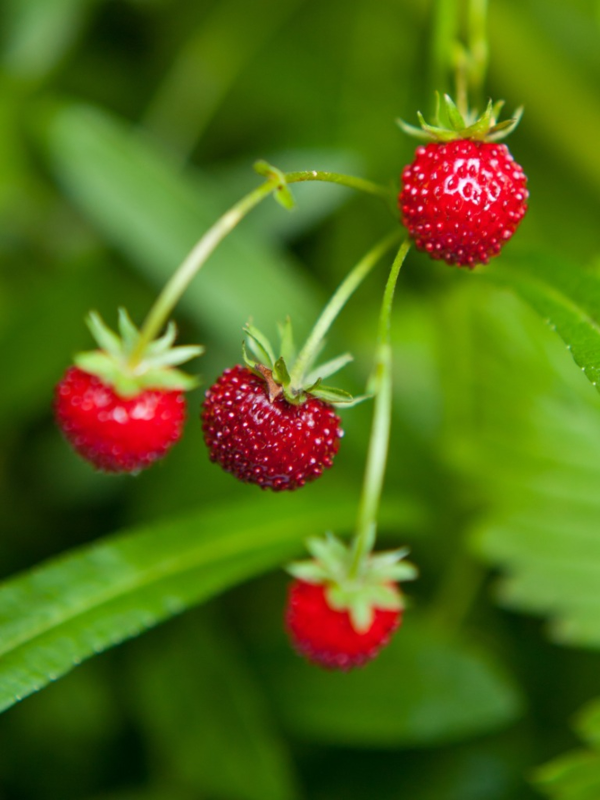
#> input picture straw2.jpeg, 1200 x 1600 px, found by its file name (shown at 1/2 size)
$ python test.py
#> lines starting #> are read from the running program, lines starting #| are printed output that depends on the picture; after the words box and inside, x2 and y2 are one past the last pixel; in counts of white or black regions, pixels touching at a corner belong together
#> in main, image is the input picture: shape (1600, 1200, 3); mean B, G, R 21.6, 105.1, 81.6
import cv2
import numpy as np
import matplotlib.pyplot as plt
from random import randint

def kmeans(data, k, max_iterations=100, tolerance=1e-4):
    """
    Performs K-Means clustering on the given data with k-means++ initialization.
    """
#> called with data = array of shape (1920000, 3), k = 6, max_iterations = 100, tolerance = 0.0001
    # Initialize first centroid randomly
    centroids = [data[randint(0, data.shape[0] - 1)]]
#> centroids = [[33, 78, 9]]

    # Initialize other centroids using k-means++ initialization
    for _ in range(k - 1):
        distances = np.sqrt(((data - np.array(centroids)[:, np.newaxis])**2).sum(axis=2))
        min_distances = np.min(distances, axis=0)
        probabilities = min_distances / min_distances.sum()
        centroids.append(data[np.random.choice(data.shape[0], p=probabilities)])
#> after the loop, centroids = [[33, 78, 9], [98, 128, 14], [116, 175, 46], [174, 1, 21], [185, 224, 157], [50, 95, 0]]

    centroids = np.array(centroids)

    for _ in range(max_iterations):
        distances = np.sqrt(((data - centroids[:, np.newaxis])**2).sum(axis=2))
        cluster_assignments = np.argmin(distances, axis=0)

        new_centroids = np.array([data[cluster_assignments == i].mean(axis=0) for i in range(k)])

        if np.abs(centroids - new_centroids).sum() < tolerance:
            break

        centroids = new_centroids

    return cluster_assignments, centroids

def detect_ripe_fruits(image):
    """
    Trả về ảnh result_image với bounding box vẽ quanh quả dâu chín
    và trả về danh sách bounding box [x, y, w, h] của mỗi quả dâu chín.
    """
    # Convert to RGB
    rgb_image = cv2.cvtColor(image, cv2.COLOR_BGR2RGB)
    pixel_values = rgb_image.reshape((-1, 3))
    pixel_values = np.float32(pixel_values)
    # K-Means
    num_clusters = 6
    labels, centers = kmeans(pixel_values, num_clusters)
#> centers = [[25.44, 51.67, 2.02], [95.1, 143.9, 8.97], [117.1, 166.1, 64.65], [183.7, 16.75, 30.66], [190.6, 193.8, 134.5], [58.83, 96.54, 6.78]]
    centers = np.uint8(centers)
#> centers = [[25, 51, 2], [95, 143, 8], [117, 166, 64], [183, 16, 30], [190, 193, 134], [58, 96, 6]]
    segmented_image = centers[labels.flatten()].reshape(rgb_image.shape)

    # Tạo mask cho vùng đỏ + vàng (tùy ý)
    red_mask = cv2.inRange(segmented_image, (160, 0, 0), (255, 100, 100))
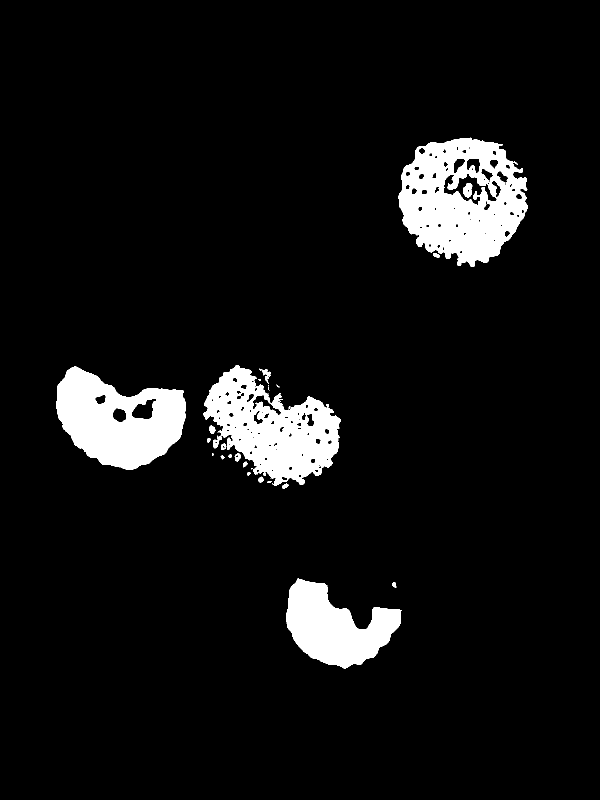
#> red_mask: shape (1600, 1200) (shown at 1/2 size); 7% white; 28 white regions (9 under 20 px)
    yellow_mask = cv2.inRange(segmented_image, (150, 150, 0), (255, 255, 100))
#> yellow_mask: shape (1600, 1200); every value is 0
    combined_mask = cv2.bitwise_or(red_mask, yellow_mask)

    # Tìm contours
    contours, _ = cv2.findContours(combined_mask, cv2.RETR_EXTERNAL, cv2.CHAIN_APPROX_SIMPLE)
#> contours = 27 contours, 10 with area under 20; largest, box (x1, y1, x2, y2) and area: (797, 275, 1055, 534) 48745, (407, 730, 681, 972) 36888, (112, 733, 372, 939) 35092, (572, 1157, 803, 1337) 22936, (518, 737, 542, 768) 158

    # Lọc các contour nhỏ
    def remove_small_boxes(cnts, min_area=1500):
        return [cnt for cnt in cnts if cv2.contourArea(cnt) > min_area]

    contours = remove_small_boxes(contours, min_area=1500)
#> contours = 4 contours; box (x1, y1, x2, y2) and area: (797, 275, 1055, 534) 48745, (407, 730, 681, 972) 36888, (112, 733, 372, 939) 35092, (572, 1157, 803, 1337) 22936

    # Lấy bounding box
    boxes = [cv2.boundingRect(cnt) for cnt in contours]
#> boxes = [(572, 1157, 231, 180), (112, 733, 260, 206), (407, 730, 274, 242), (797, 275, 258, 259)]

    # (Tuỳ chọn) gộp các bounding box gần nhau
    def merge_nearby_boxes(boxes, max_distance=10):
#> called with max_distance = 10
        merged_boxes = []
        for box in boxes:
            x, y, w, h = box
            merged = False
            for i, mb in enumerate(merged_boxes):
                mx, my, mw, mh = mb
                # Kiểm tra xem box có gần box đã có trong merged_boxes hay không
                if (abs(x - mx) < max_distance or abs((x + w) - (mx + mw)) < max_distance) \
                   and (abs(y - my) < max_distance or abs((y + h) - (my + mh)) < max_distance):
                    x1 = min(x, mx)
                    y1 = min(y, my)
                    x2 = max(x + w, mx + mw)
                    y2 = max(y + h, my + mh)
                    merged_boxes[i] = [x1, y1, x2 - x1, y2 - y1]
                    merged = True
                    break
            if not merged:
                merged_boxes.append([x, y, w, h])
#> this loop made 4 passes
#> after the loop, merged_boxes = [[572, 1157, 231, 180], [112, 733, 260, 206], [407, 730, 274, 242], [797, 275, 258, 259]]
        return merged_boxes

    merged_boxes = merge_nearby_boxes(boxes, max_distance=10)

    # (Tuỳ chọn) bỏ bounding box nằm gọn bên trong bounding box lớn hơn
    def remove_inner_boxes(boxes):
        outer_boxes = []
        for box in boxes:
            x, y, w, h = box
            is_inner = False
            for ob in outer_boxes:
                ox, oy, ow, oh = ob
                if x >= ox and (x + w) <= (ox + ow) and y >= oy and (y + h) <= (oy + oh):
                    is_inner = True
                    break
            if not is_inner:
                outer_boxes.append(box)
#> after the loop, outer_boxes has the same summary as merged_boxes in merge_nearby_boxes
        return outer_boxes

    final_boxes = remove_inner_boxes(merged_boxes)
#> final_boxes has the same summary as merged_boxes in merge_nearby_boxes

    # Vẽ bounding box lên ảnh để trực quan
    result_image = rgb_image.copy()
    for (x, y, w, h) in final_boxes:
        cv2.rectangle(result_image, (x, y), (x + w, y + h), (0, 255, 0), 2)
        cv2.putText(result_image, 'Ripe Fruit', (x, y - 10), cv2.FONT_HERSHEY_SIMPLEX,
                    0.9, (0, 255, 0), 2)
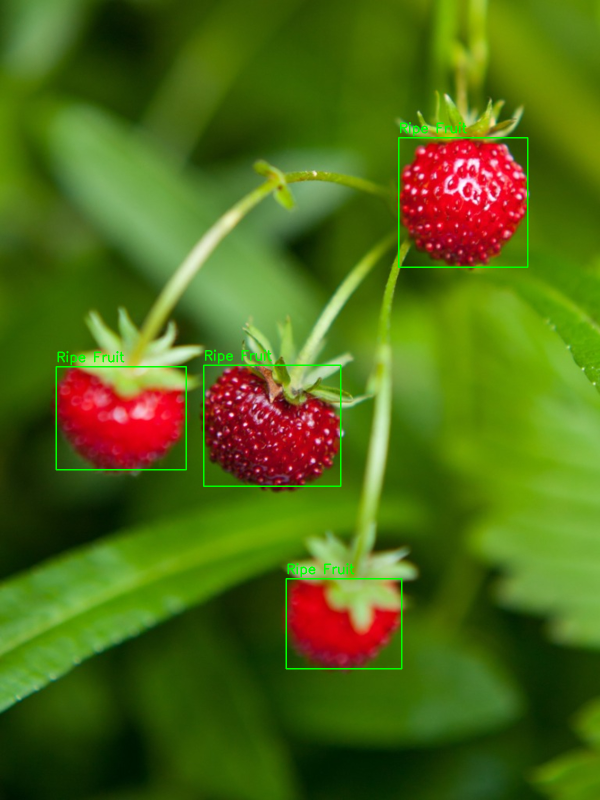
#> result_image: shape (1600, 1200, 3) (shown at 1/2 size); mean R, G, B 80.8, 106.2, 21.3

    return result_image, final_boxes

def segment_strawberry_roi(image, x, y, w, h):
    """
    Hàm này sẽ phân đoạn (segmentation) chi tiết vùng quả dâu
    trong bounding box [x, y, w, h] bằng cách:
    1. Crop ROI
    2. Chuyển HSV (hoặc dùng K-Means cục bộ)
    3. Tạo mask, dùng morphological operations
    4. Trả về mask đã được canh đúng kích thước với ảnh gốc
    """

    # Cắt ROI từ ảnh gốc (chuyển sang RGB để dễ xử lý)
    rgb_image = cv2.cvtColor(image, cv2.COLOR_BGR2RGB)
    roi = rgb_image[y:y+h, x:x+w]

    # Chuyển ROI sang HSV
    hsv_roi = cv2.cvtColor(roi, cv2.COLOR_RGB2HSV)

    # Ngưỡng màu đỏ trong HSV (có 2 dải cho màu đỏ)
    #  (H: 0-10 hoặc 160-180), S: > 100, V: > 50 (tuỳ chỉnh)
    lower_red1 = np.array([0, 100, 50], dtype=np.uint8)
    upper_red1 = np.array([10, 255, 255], dtype=np.uint8)

    lower_red2 = np.array([160, 100, 50], dtype=np.uint8)
    upper_red2 = np.array([179, 255, 255], dtype=np.uint8)

    # Tạo mask cho 2 dải đỏ
    mask1 = cv2.inRange(hsv_roi, lower_red1, upper_red1)
    mask2 = cv2.inRange(hsv_roi, lower_red2, upper_red2)
    red_mask = cv2.bitwise_or(mask1, mask2)

    # (Tuỳ chọn) Tạo mask cho dải vàng, xanh, v.v. nếu muốn “bắt” thêm vùng dâu chưa chín
    #  ...

    # Dùng morphological operations để lọc nhiễu và lấp lỗ trống
    kernel = np.ones((5, 5), np.uint8)
    opened = cv2.morphologyEx(red_mask, cv2.MORPH_OPEN, kernel)
    closed = cv2.morphologyEx(opened, cv2.MORPH_CLOSE, kernel)

    # Ở đây ta chỉ quan tâm mask màu đỏ, nên final_mask = closed
    final_mask_roi = closed

    # Tạo mask full-size cho ảnh gốc, ban đầu toàn 0
    mask_full = np.zeros((image.shape[0], image.shape[1]), dtype=np.uint8)
    # Gắn ROI mask vào vị trí bounding box
    mask_full[y:y+h, x:x+w] = final_mask_roi

    return mask_full

def main():
    image_path = r"D:\KY_8\TRUNG\T4_AI\CODE\K_MEAN\straw2.jpeg"
    image = cv2.imread(image_path)

    # 1) Lấy bounding box quả dâu chín
    detected_image, final_boxes = detect_ripe_fruits(image)
#> final_boxes has the same summary as merged_boxes in merge_nearby_boxes

    # 2) Duyệt qua từng bounding box, phân đoạn chi tiết ROI
    full_mask = np.zeros((image.shape[0], image.shape[1]), dtype=np.uint8)
    for (x, y, w, h) in final_boxes:
        mask_roi = segment_strawberry_roi(image, x, y, w, h)
        full_mask = cv2.bitwise_or(full_mask, mask_roi)  # gộp mask ROI vào mask tổng
#> this loop made 4 passes
#> pass 1, in segment_strawberry_roi, `roi = rgb_image[y:y+h, x:x+w]`:
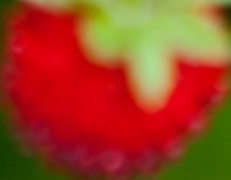
#> roi: shape (180, 231, 3); mean R, G, B 158.4, 65.4, 34.8
#> pass 1, in segment_strawberry_roi, `mask1 = cv2.inRange(hsv_roi, lower_red1, upper_red1)`:
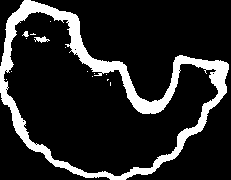
#> mask1: shape (180, 231); 15% white; 15 white regions (12 under 20 px), largest, box (x1, y1, x2, y2) and area: (0, 0, 229, 180) 6127, (34, 36, 50, 43) 58, (22, 31, 29, 37) 25
#> pass 1, in segment_strawberry_roi, `mask2 = cv2.inRange(hsv_roi, lower_red2, upper_red2)`:
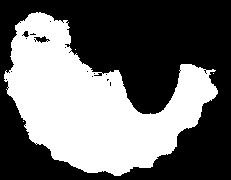
#> mask2: shape (180, 231); 42.3% white; 4 white regions (3 under 20 px), largest, box (x1, y1, x2, y2) and area: (4, 12, 218, 176) 17597
#> after the loop: full_mask: shape (1600, 1200); 8% white; 4 white regions, box (x1, y1, x2, y2) and area: (797, 278, 1055, 534) 48126, (407, 730, 681, 972) 45081, (112, 733, 372, 939) 36414, (572, 1157, 803, 1337) 23897

    # 3) Tô màu lên ảnh gốc để highlight vùng dâu chín
    #    Tạo 1 lớp overlay, sau đó blend với ảnh gốc
    rgb_image = cv2.cvtColor(image, cv2.COLOR_BGR2RGB).copy()
    overlay = rgb_image.copy()

    # Màu tô (VD: xanh lá)
    overlay[full_mask == 255] = (0, 0, 255)
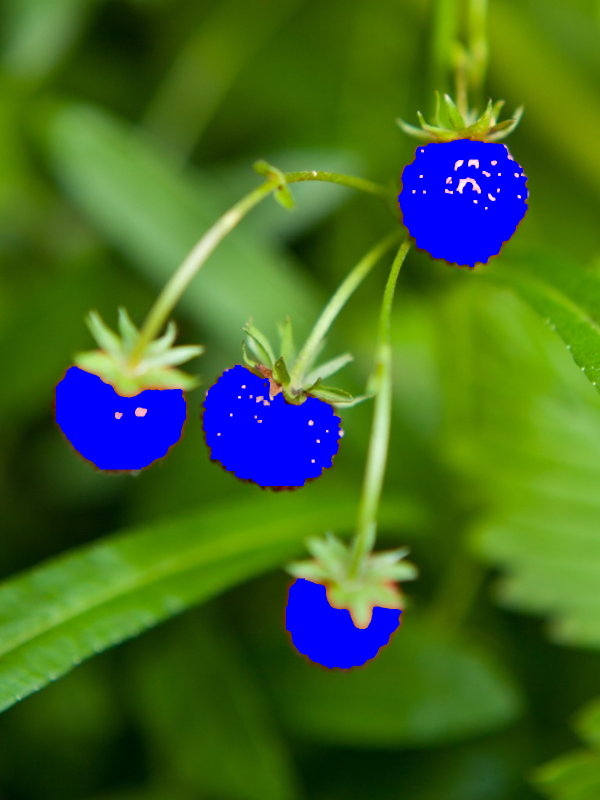
#> overlay: shape (1600, 1200, 3) (shown at 1/2 size); mean R, G, B 67.2, 103.3, 39

    # Blend (50% opacity)
    alpha = 0.5
    highlighted = cv2.addWeighted(rgb_image, 1 - alpha, overlay, alpha, 0)
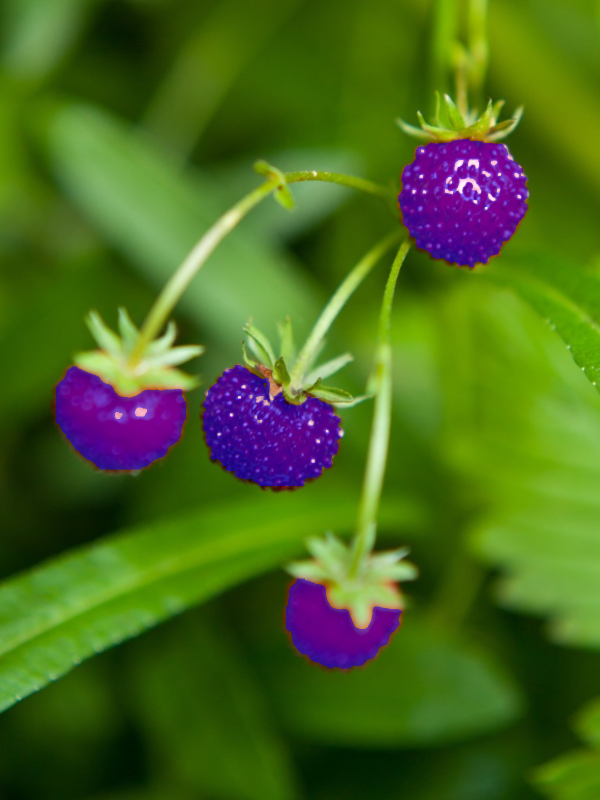
#> highlighted: shape (1600, 1200, 3) (shown at 1/2 size); mean R, G, B 74.4, 104.2, 30.3

    # 4) Hiển thị kết quả
    plt.figure(figsize=(15, 5))

    plt.subplot(1, 3, 1)
    plt.imshow(cv2.cvtColor(image, cv2.COLOR_BGR2RGB))
    plt.title('Ảnh gốc')
    plt.axis('off')

    plt.subplot(1, 3, 2)
    plt.imshow(detected_image)
    plt.title('Bounding box quả dâu chín')
    plt.axis('off')

    plt.subplot(1, 3, 3)
    plt.imshow(highlighted)
    plt.title('Segmentation chi tiết bên trong box')
    plt.axis('off')

    plt.tight_layout()
    plt.show()

if __name__ == "__main__":
    main()
